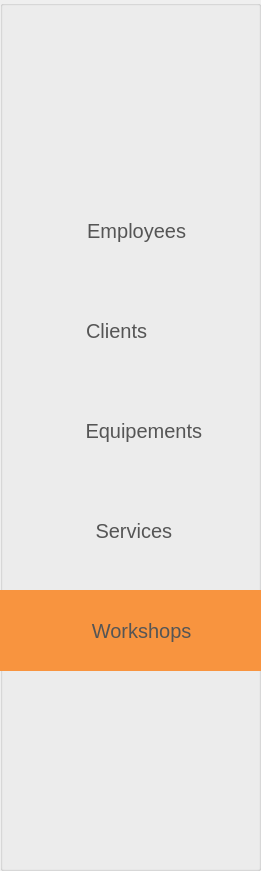
     <widget class="QGroupBox" name="groupBox_5">
      <property name="geometry">
       <rect>
        <x>-20</x>
        <y>-10</y>
        <width>261</width>
        <height>871</height>
       </rect>
      </property>
      <property name="styleSheet">
       <string notr="true">#groupBox_5{
background:white;}</string>
      </property>
      <property name="title">
       <string/>
      </property>
      <widget class="QLabel" name="label_57">
       <property name="geometry">
        <rect>
         <x>50</x>
         <y>50</y>
         <width>181</width>
         <height>81</height>
        </rect>
       </property>
       <property name="text">
        <string/>
       </property>
       <property name="pixmap">
        <pixmap resource="image.qrc">:/image/ressource/fix-it.png</pixmap>
       </property>
       <property name="scaledContents">
        <bool>true</bool>
       </property>
      </widget>
      <widget class="QPushButton" name="pushButton_55">
       <property name="geometry">
        <rect>
         <x>-20</x>
         <y>190</y>
         <width>291</width>
         <height>81</height>
        </rect>
       </property>
       <property name="styleSheet">
        <string notr="true">#pushButton_55{
  text-decoration: none;
  border:none;
  font-size: 20px;
  color: #555;

}
#pushButton_55:hover{
background-color: #e9ecef;
}</string>
       </property>
       <property name="text">
        <string>    Employees</string>
       </property>
       <property name="icon">
        <iconset resource="image.qrc">
         <normaloff>:/image/ressource/gestion des employes.png</normaloff>:/image/ressource/gestion des employes.png</iconset>
       </property>
       <property name="iconSize">
        <size>
         <width>50</width>
         <height>50</height>
        </size>
       </property>
      </widget>
      <widget class="QPushButton" name="pushButton_56">
       <property name="geometry">
        <rect>
         <x>-60</x>
         <y>290</y>
         <width>331</width>
         <height>81</height>
        </rect>
       </property>
       <property name="styleSheet">
        <string notr="true">#pushButton_56{
  text-decoration: none;
  border:none;
  font-size: 20px;
  color: #555;
}
#pushButton_56:hover{
 background-color: #e9ecef;
}</string>
       </property>
       <property name="text">
        <string>    Clients</string>
       </property>
       <property name="icon">
        <iconset resource="image.qrc">
         <normaloff>:/image/ressource/gestion des clients.png</normaloff>:/image/ressource/gestion des clients.png</iconset>
       </property>
       <property name="iconSize">
        <size>
         <width>50</width>
         <height>50</height>
        </size>
       </property>
      </widget>
      <widget class="QPushButton" name="pushButton_57">
       <property name="geometry">
        <rect>
         <x>-10</x>
         <y>390</y>
         <width>291</width>
         <height>81</height>
        </rect>
       </property>
       <property name="styleSheet">
        <string notr="true">#pushButton_57
{
  text-decoration: none;
  border:none;
  font-size: 20px;
  color: #555;
}
#pushButton_57:hover{
 background-color: #e9ecef;
}</string>
       </property>
       <property name="text">
        <string>   Equipements</string>
       </property>
       <property name="icon">
        <iconset resource="image.qrc">
         <normaloff>:/image/ressource/gestion des equipements.png</normaloff>:/image/ressource/gestion des equipements.png</iconset>
       </property>
       <property name="iconSize">
        <size>
         <width>50</width>
         <height>50</height>
        </size>
       </property>
      </widget>
      <widget class="QPushButton" name="pushButton_58">
       <property name="geometry">
        <rect>
         <x>-20</x>
         <y>490</y>
         <width>291</width>
         <height>81</height>
        </rect>
       </property>
       <property name="styleSheet">
        <string notr="true">#pushButton_58
{
  text-decoration: none;
  border:none;
  font-size: 20px;
  color: #555;
}
#pushButton_58:hover{
 background-color: #e9ecef;
}</string>
       </property>
       <property name="text">
        <string>    Services </string>
       </property>
       <property name="icon">
        <iconset resource="image.qrc">
         <normaloff>:/image/ressource/gestion des services.png</normaloff>:/image/ressource/gestion des services.png</iconset>
       </property>
       <property name="iconSize">
        <size>
         <width>50</width>
         <height>50</height>
        </size>
       </property>
      </widget>
      <widget class="QPushButton" name="pushButton_59">
       <property name="geometry">
        <rect>
         <x>-20</x>
         <y>590</y>
         <width>301</width>
         <height>81</height>
        </rect>
       </property>
       <property name="styleSheet">
        <string notr="true">#pushButton_59
{
  text-decoration: none;
  border:none;
  font-size: 20px;
  color: #555;
background-color:#F8943F;
}
#pushButton_59:hover{
  background-color: #dd914f;
}</string>
       </property>
       <property name="text">
        <string>    Workshops</string>
       </property>
       <property name="icon">
        <iconset resource="image.qrc">
         <normaloff>:/image/ressource/gestion des ateliers.png</normaloff>:/image/ressource/gestion des ateliers.png</iconset>
       </property>
       <property name="iconSize">
        <size>
         <width>50</width>
         <height>50</height>
        </size>
       </property>
      </widget>
     </widget>
